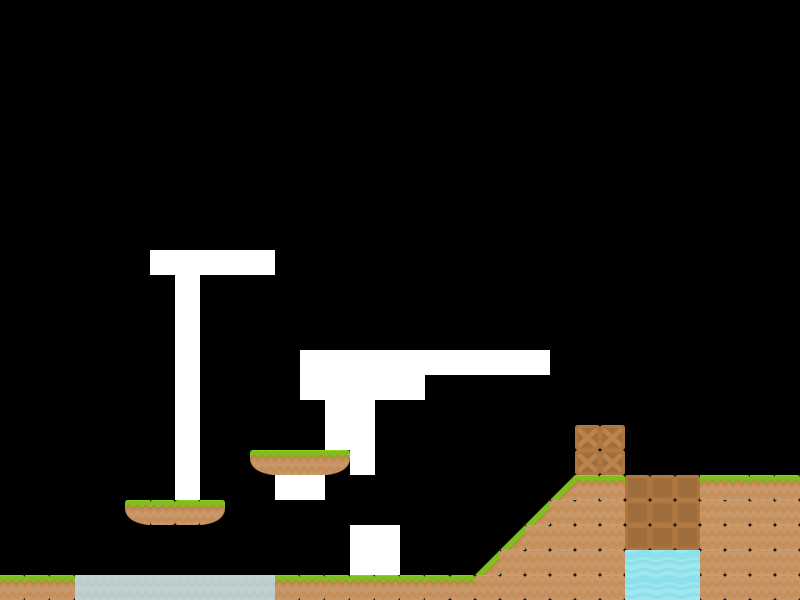

A 2D game scene composited from a Tiled map and its tileset images. What follows is a short description and the map's XML, with each tile layer's data collapsed to a summary:
An orthogonal 32x24 tile map with 25x25 px tiles, 1 tile layer (Tile Layer 1) and 3 objects (U, S, move).

<map version="1.0" orientation="orthogonal" renderorder="right-down" width="32" height="24" tilewidth="25" tileheight="25" nextobjectid="8">
 <tileset firstgid="1" name="spritesheet-nick" tilewidth="25" tileheight="25">
  <image source="spritesheet-nick.png" trans="ffffff" width="300" height="250" />
 </tileset>
 <layer name="Tile Layer 1" width="32" height="24">
  <data>[768 cells, 130 non-empty, 12 distinct tile ids]</data>
 </layer>
 <objectgroup name="moveing">
  <object id="1" name="platform1" type="U" x="252" y="449" width="96" height="25">
   <properties>
    <property name="Y_top" value="650" />
   </properties>
  </object>
  <object id="3" name="Platform2" type="S" x="125" y="499" width="99" height="25">
   <properties>
    <property name="X_top" value="25" />
   </properties>
  </object>
 </objectgroup>
 <objectgroup name="Movable">
  <object id="7" name="Box" type="move" x="576" y="425" width="50" height="50" />
 </objectgroup>
</map>